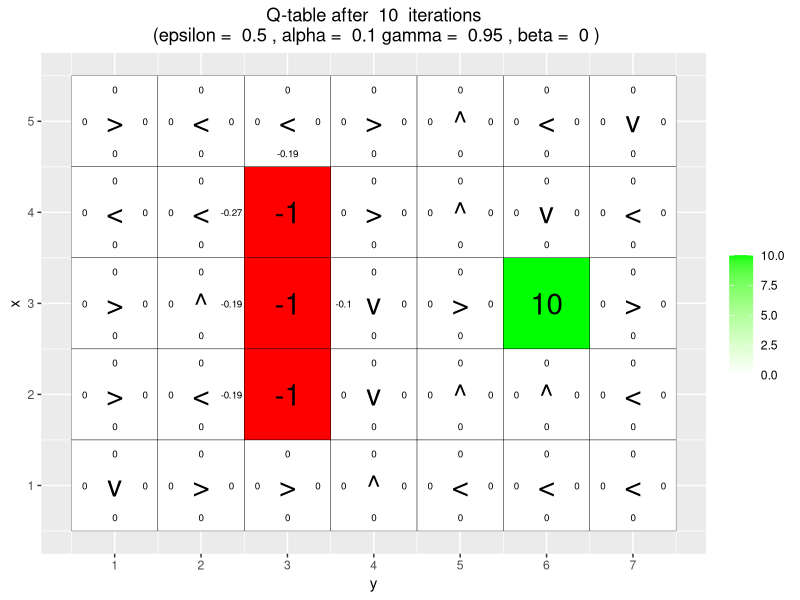
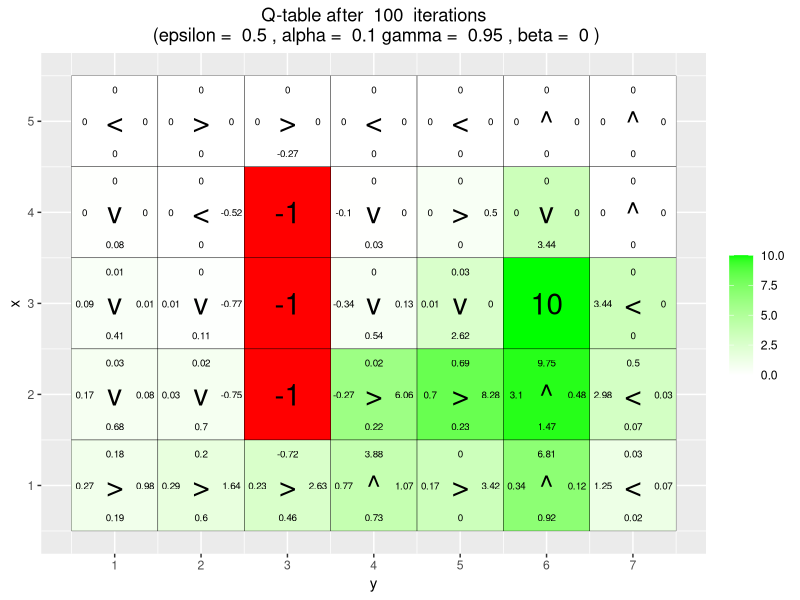
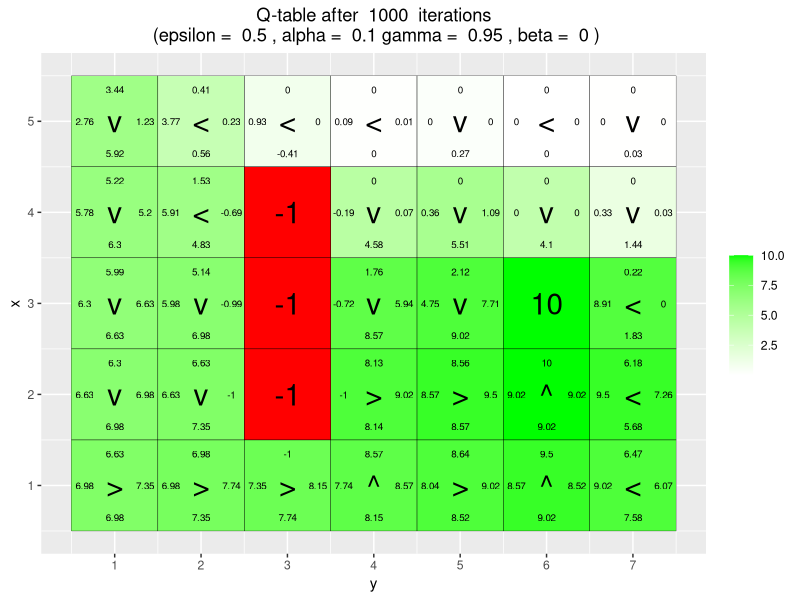
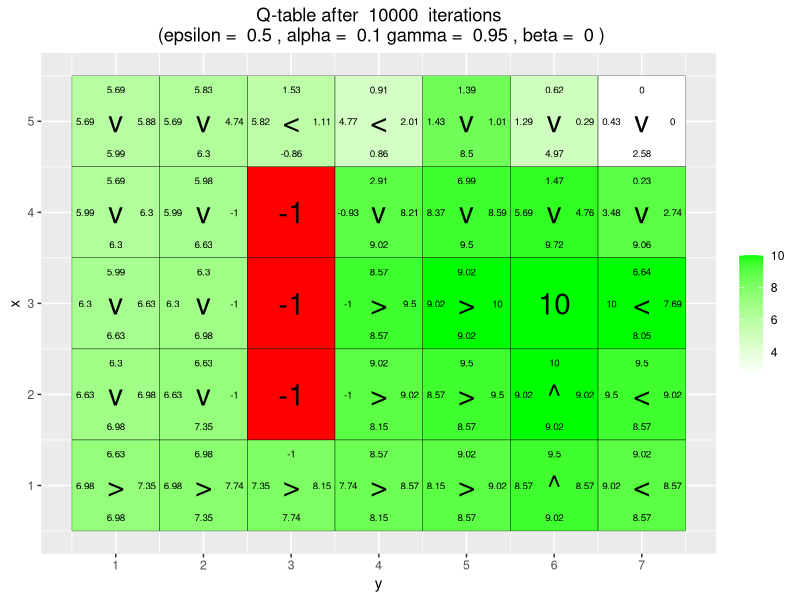
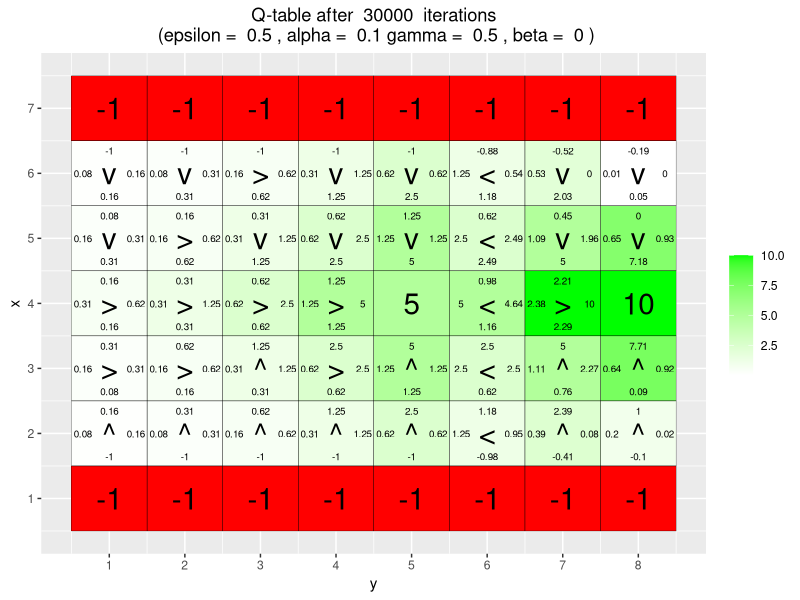
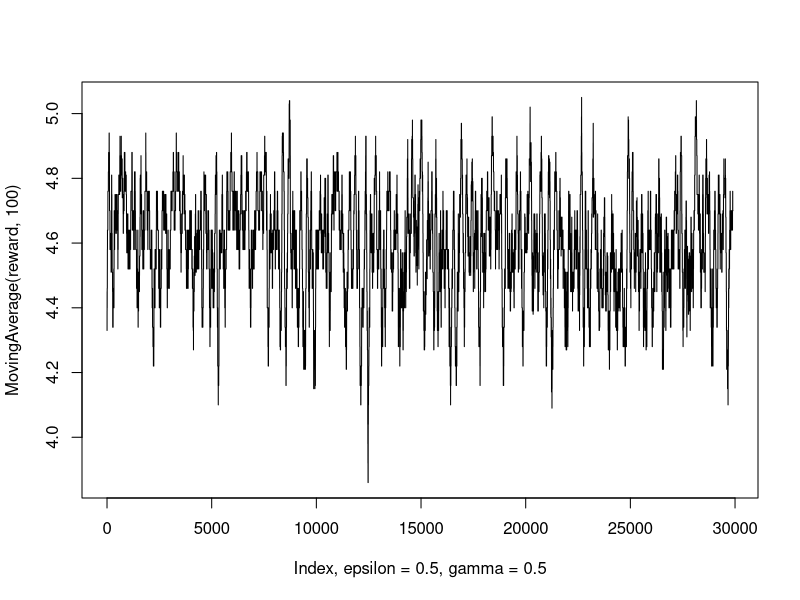
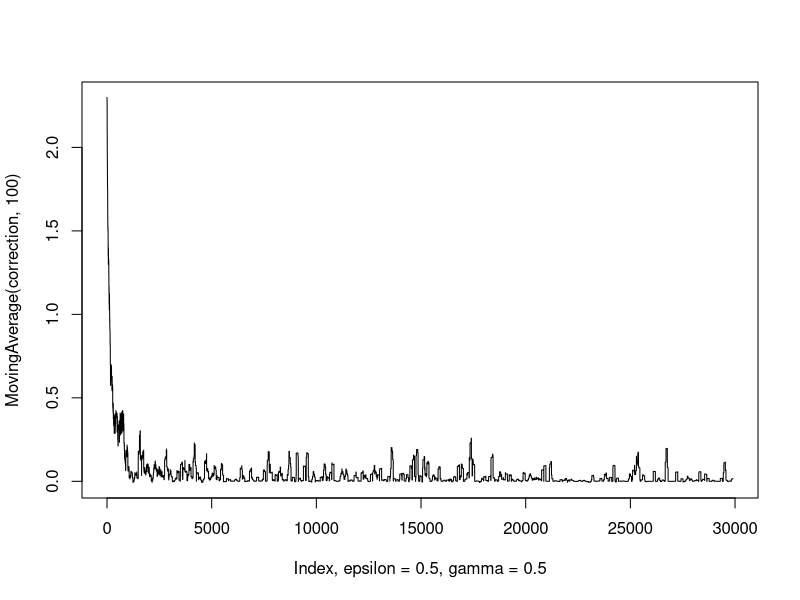

Write R code to recreate these figures, in order. (Note: a time limit stopped this script after it produced the figures.)
## ---- chunk 1
knitr::opts_chunk$set(echo = TRUE,fig.height = 4)
## ---- chunk 2
set.seed(12345)
# By Jose M. Peña and Joel Oskarsson.
# For teaching purposes.
# jose.m.pena@liu.se.

#####################################################################################################
# Q-learning
#####################################################################################################

library(ggplot2)
library(vctrs)

arrows <- c("^", ">", "v", "<")
action_deltas <- list(c(1,0), # up
                      c(0,1), # right
                      c(-1,0), # down
                      c(0,-1)) # left
## ---- chunk 3
vis_environment <- function(iterations=0, epsilon = 0.5, alpha = 0.1, gamma = 0.95, beta = 0){
  
  # Visualize an environment with rewards. 
  # Q-values for all actions are displayed on the edges of each tile.
  # The (greedy) policy for each state is also displayed.
  # 
  # Args:
  #   iterations, epsilon, alpha, gamma, beta (optional): for the figure title.
  #   reward_map (global variable): a HxW array containing the reward given at each state.
  #   q_table (global variable): a HxWx4 array containing Q-values for each state-action pair.
  #   H, W (global variables): environment dimensions.
  
  df <- expand.grid(x=1:H,y=1:W)
  foo <- mapply(function(x,y) ifelse(reward_map[x,y] == 0,q_table[x,y,1],NA),df$x,df$y)
  df$val1 <- as.vector(round(foo, 2))
  foo <- mapply(function(x,y) ifelse(reward_map[x,y] == 0,q_table[x,y,2],NA),df$x,df$y)
  df$val2 <- as.vector(round(foo, 2))
  foo <- mapply(function(x,y) ifelse(reward_map[x,y] == 0,q_table[x,y,3],NA),df$x,df$y)
  df$val3 <- as.vector(round(foo, 2))
  foo <- mapply(function(x,y) ifelse(reward_map[x,y] == 0,q_table[x,y,4],NA),df$x,df$y)
  df$val4 <- as.vector(round(foo, 2))
  foo <- mapply(function(x,y) 
    ifelse(reward_map[x,y] == 0,arrows[GreedyPolicy(x,y)],reward_map[x,y]),df$x,df$y)
  df$val5 <- as.vector(foo)
  foo <- mapply(function(x,y) ifelse(reward_map[x,y] == 0,max(q_table[x,y,]),
                                     ifelse(reward_map[x,y]<0,NA,reward_map[x,y])),df$x,df$y)
  df$val6 <- as.vector(foo)
  
  print(ggplot(df,aes(x = y,y = x)) +
          scale_fill_gradient(low = "white", high = "green", na.value = "red", name = "") +
          geom_tile(aes(fill=val6)) +
          geom_text(aes(label = val1),size = 2.5,nudge_y = .35,na.rm = TRUE) +
          geom_text(aes(label = val2),size = 2.5,nudge_x = .35,na.rm = TRUE) +
          geom_text(aes(label = val3),size = 2.5,nudge_y = -.35,na.rm = TRUE) +
          geom_text(aes(label = val4),size = 2.5,nudge_x = -.35,na.rm = TRUE) +
          geom_text(aes(label = val5),size = 7.5) +
          geom_tile(fill = 'transparent', colour = 'black') + 
          ggtitle(paste("Q-table after ",iterations," iterations\n",
                        "(epsilon = ",epsilon,", alpha = ",alpha,"gamma = ",gamma,", beta = ",beta,")")) +
          theme(plot.title = element_text(hjust = 0.5)) +
          scale_x_continuous(breaks = c(1:W),labels = c(1:W)) +
          scale_y_continuous(breaks = c(1:H),labels = c(1:H)))
  
}
## ---- chunk 4
GreedyPolicy <- function(x, y){
  
  # Get a greedy action for state (x,y) from q_table.
  #
  # Args:
  #   x, y: state coordinates.
  #   q_table (global variable): a HxWx4 array containing Q-values for each state-action pair.
  # 
  # Returns:
  #   An action, i.e. integer in {1,2,3,4}.
  
  # Your code here.
  maximum <- which(q_table[x,y,]==max(q_table[x,y,])) # find the maximum value for the next step
  # sample uniformly if several steps have same value
  action <- maximum[sample(seq_along(maximum),1)]

  return(action)
}
## ---- chunk 5
EpsilonGreedyPolicy <- function(x, y, epsilon){
  
  # Get an epsilon-greedy action for state (x,y) from q_table.
  #
  # Args:
  #   x, y: state coordinates.
  #   epsilon: probability of acting randomly.
  # 
  # Returns:
  #   An action, i.e. integer in {1,2,3,4}.
  
  # Your code here.
  threshold <- runif(1) # random probability
  
  greedyaction <- ifelse(threshold > 1-epsilon,GreedyPolicy(x,y),sample(1:4,1))
  
  # explore if random threshold is bigger than epsilon, otherwise exploit
  return(greedyaction)
}
## ---- chunk 6
transition_model <- function(x, y, action, beta){
  
  # Computes the new state after given action is taken. The agent will follow the action 
  # with probability (1-beta) and slip to the right or left with probability beta/2 each.
  # 
  # Args:
  #   x, y: state coordinates.
  #   action: which action the agent takes (in {1,2,3,4}).
  #   beta: probability of the agent slipping to the side when trying to move.
  #   H, W (global variables): environment dimensions.
  # 
  # Returns:
  #   The new state after the action has been taken.
  
  delta <- sample(-1:1, size = 1, prob = c(0.5*beta,1-beta,0.5*beta))
  final_action <- ((action + delta + 3) %% 4) + 1
  foo <- c(x,y) + unlist(action_deltas[final_action])
  foo <- pmax(c(1,1),pmin(foo,c(H,W)))
  
  return (foo)
}
## ---- chunk 7
q_learning <- function(start_state, epsilon = 0.5, alpha = 0.1, gamma = 0.95, 
                       beta = 0){
  
  # Perform one episode of Q-learning. The agent should move around in the 
  # environment using the given transition model and update the Q-table.
  # The episode ends when the agent reaches a terminal state.
  # 
  # Args:
  #   start_state: array with two entries, describing the starting position of the agent.
  #   epsilon (optional): probability of acting randomly.
  #   alpha (optional): learning rate.
  #   gamma (optional): discount factor.
  #   beta (optional): slipping factor.
  #   reward_map (global variable): a HxW array containing the reward given at each state.
  #   q_table (global variable): a HxWx4 array containing Q-values for each state-action pair.
  # 
  # Returns:
  #   reward: reward received in the episode.
  #   correction: sum of the temporal difference correction terms over the episode.
  #   q_table (global variable): Recall that R passes arguments by value. So, q_table being
  #   a global variable can be modified with the superassigment operator <<-.
  
  # alpha here is constant, but changing it denotes how much weight is given to new information
  # gained when updating Q-values
  # this affects whether the q-values for the actions of the optimal path converges or not
  
  # Your code here.
  
  # starting x and y coords
  x <- start_state[1]
  y <- start_state[2]
  
  episode_correction <- 0 # initialize correction
  
  repeat{
    # Follow policy, execute action, get reward.
    action <- EpsilonGreedyPolicy(x,y,epsilon) # follow policy
    
    transition <- transition_model(x,y,action,beta) # transition according to action returned

    # new x and y coords
    next_x <- transition[1]
    next_y <- transition[2]
    
    reward <- reward_map[next_x, next_y] # reward for move
    
    # Q-table update.
    
    # temporal-difference correction terms
    tempdiff <- reward+(gamma*max(q_table[next_x,next_y,]))-q_table[x,y,action] 
    
    # sum temporal difference corrections
    episode_correction <- episode_correction + tempdiff 
    
    q_table[x,y,action] <<- q_table[x,y,action] + alpha*tempdiff # update q-table
    
    
    # restart loop with next x and y as current values
    x <- next_x
    y <- next_y
    
    
    if(reward!=0)
      # End episode.
      return (c(reward,episode_correction))

  }
  
}
## ---- chunk 8
#####################################################################################################
# Q-Learning Environments
#####################################################################################################

# Environment A (learning)

H <- 5
W <- 7

# create rewards in mentioned states
reward_map <- matrix(0, nrow = H, ncol = W)
reward_map[3,6] <- 10
reward_map[2:4,3] <- -1

# initialize q-table
q_table <- array(0,dim = c(H,W,4))

# shows initial environment
#vis_environment()

for(i in 1:10000){
  foo <- q_learning(start_state = c(3,1))
  
  if(any(i==c(10,100,1000,10000)))
    vis_environment(i)
}
## ---- chunk 9
# Environment B (the effect of epsilon and gamma)

H <- 7
W <- 8

reward_map <- matrix(0, nrow = H, ncol = W)
reward_map[1,] <- -1
reward_map[7,] <- -1
reward_map[4,5] <- 5
reward_map[4,8] <- 10

q_table <- array(0,dim = c(H,W,4))

#vis_environment()

MovingAverage <- function(x, n){
  
  cx <- c(0,cumsum(x))
  rsum <- (cx[(n+1):length(cx)] - cx[1:(length(cx) - n)]) / n
  
  return (rsum)
}

for(j in c(0.5,0.75,0.95)){
  q_table <- array(0,dim = c(H,W,4))
  reward <- NULL
  correction <- NULL
  
  for(i in 1:30000){
    foo <- q_learning(gamma = j, start_state = c(4,1))
    reward <- c(reward,foo[1])
    correction <- c(correction,foo[2])
  }
  
  xaxis05 = paste0("Index, epsilon = 0.5, gamma = ",j)
  
  vis_environment(i, gamma = j)
  plot(MovingAverage(reward,100),type = "l",xlab=xaxis05)
  plot(MovingAverage(correction,100),type = "l",xlab=xaxis05)
}

for(j in c(0.5,0.75,0.95)){
  q_table <- array(0,dim = c(H,W,4))
  reward <- NULL
  correction <- NULL
  
  for(i in 1:30000){
    foo <- q_learning(epsilon = 0.1, gamma = j, start_state = c(4,1))
    reward <- c(reward,foo[1])
    correction <- c(correction,foo[2])
  }
  
  xaxis01 = paste0("Index, epsilon = 0.1, gamma = ",j)
  
  vis_environment(i, epsilon = 0.1, gamma = j)
  plot(MovingAverage(reward,100),type = "l",xlab=xaxis01)
  plot(MovingAverage(correction,100),type = "l",xlab=xaxis01)
}
## ---- chunk 10
# Environment C (the effect of beta).

H <- 3
W <- 6

reward_map <- matrix(0, nrow = H, ncol = W)
reward_map[1,2:5] <- -1
reward_map[1,6] <- 10

q_table <- array(0,dim = c(H,W,4))

#vis_environment()

for(j in c(0,0.2,0.4,0.66)){
  q_table <- array(0,dim = c(H,W,4))
  
  for(i in 1:10000)
    foo <- q_learning(gamma = 0.6, beta = j, start_state = c(1,1))
  
  vis_environment(i, gamma = 0.6, beta = j)
}
